Frame 1 (no input): blank canvas, image omitted
Frame 60 (no input): blank canvas, image omitted
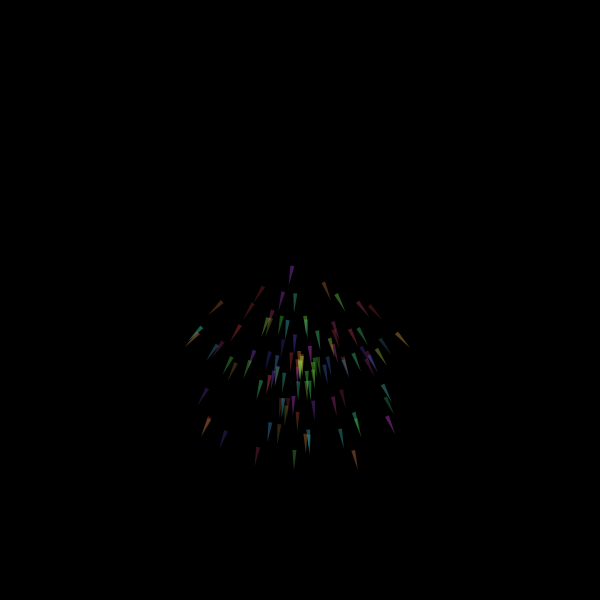
Frame 120 (the mouse pressed at the canvas centre since frame 60)

The p5.js sketch whose frames 1 and 60 were blank and that drew this single picture after the mouse press (run headless with seeded random() and noise() and a simulated clock; from frame 60 on, the mouse is pressed at the canvas centre):

// p5.js sketch
// ── sketch.js
let particleSystem;


function setup(){
    createCanvas(600, 600);
    noStroke();
    rectMode(CENTER);
    colorMode(HSB,360,100,100);

    particleSystem = new ParticleSystem;
}

function draw(){
    background(0);
    particleSystem.draw();
}

function mousePressed(){
    let mousePos = createVector(mouseX, mouseY);
    particleSystem.addParticles(mousePos, 100);
}
// ── particle.js
class Particle{
    constructor(loc, size, hue){
        this.loc = loc.copy();
        this.vel = createVector(0,0);
        this.acc = createVector(0,0);
        this.size = size;
        this.maxAge = 100;
        this.age = random(80, this.maxAge);
        this.isDead = false;
        this.hue = hue;
    }
    applyForce(force){
        this.acc.add(force.copy());
    }
    update() {
        this.vel.add(this.acc);
        this.loc.add(this.vel);
        this.acc.mult(0);
        this.vel.mult(0.998);
        
        this.age--;
        if (this.age <= 0) {
          this.isDead = true;
        }
      }
      
    
    display(){
        push();
        fill(this.hue, 70,90,this.age/this.maxAge);
        translate(this.loc.x, this.loc.y);
        rotate(this.vel.heading()-PI/2);
        triangle(0,10,-2,-10,2,-10);
        pop();
    }
}
// ── particleSystem.js
class ParticleSystem{
    constructor(){
        this.particles = [];
        this.gravity = createVector(0, 0.04);
    }
    draw(){
        for(let i = this.particles.length-1; i >=0; i--){
            let p = this.particles[i];
            p.applyForce(this.gravity);
            p.update();
            p.display();

            if(p.isDead){
                this.particles.splice(i,1);
            }
        }
    }

    addParticles(pos, numOfParticles){
        for(let i =0; i < numOfParticles; i++){
            let randomSize = random(3,6);
            let particle = new Particle(pos, randomSize, random(360));
            let randomForce = p5.Vector.random2D().mult(random(2));
            particle.applyForce(randomForce);
            this.particles.push(particle);
        }
    }
}
